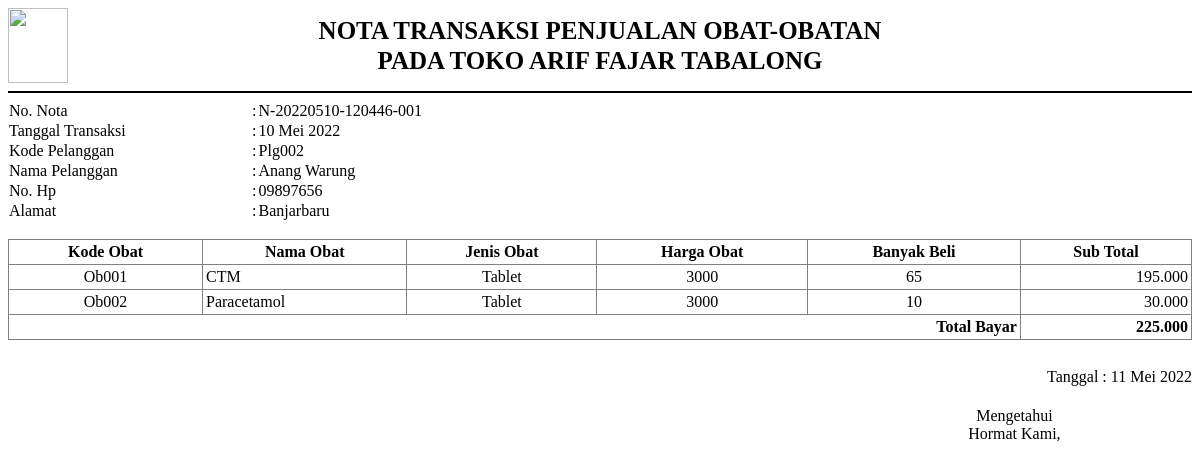
The page /admin/penjualan-obat/nota?id=N-20220510-120446-001 (signed in) on the database its author committed.
### tables this page shows
CREATE TABLE `transaksi_penjualan`  (
  `no_nota` varchar(50) NOT NULL,
  `tanggal_transaksi` date NULL DEFAULT NULL,
  `kode_pelanggan` varchar(20) NULL DEFAULT NULL,
  `nama_pelanggan` varchar(100) NULL DEFAULT NULL,
  `no_hp` varchar(15) NULL DEFAULT NULL,
  `alamat` text NULL,
  `total_bayar` int(11) NULL DEFAULT 0,
  PRIMARY KEY (`no_nota`) USING BTREE
);

CREATE TABLE `detail_transaksi_penjualan`  (
  `id_detail` int(11) NOT NULL AUTO_INCREMENT,
  `no_nota` varchar(50) NULL DEFAULT NULL,
  `kode_obat` varchar(20) NULL DEFAULT NULL,
  `nama_obat` varchar(100) NULL DEFAULT NULL,
  `harga_pembelian` int(11) NULL DEFAULT NULL,
  `harga_jual` int(11) NULL DEFAULT NULL,
  `jenis_obat` varchar(20) NULL DEFAULT NULL,
  `banyak_beli` int(11) NULL DEFAULT NULL,
  `sub_total` int(11) NULL DEFAULT NULL,
  PRIMARY KEY (`id_detail`) USING BTREE
);

### config/config.php (called while the page is built, shortened)
<?php
function base_url($url = null)
{
    $base_url = "http://localhost/toko-logistik-obat";
    if ($url != null) {
        return $base_url . "/" . $url;
    } else {
        return $base_url;
    }
}
function tgl_indo($tanggal)
{
    $bulan = array(
        1 =>   'Januari',
        'Februari',
        'Maret',
        'April',
        'Mei',
        'Juni',
        'Juli',
        'Agustus',
        'September',
        'Oktober',
        'November',
        'Desember'
    );
    $pecahkan = explode('-', $tanggal);
    return $pecahkan[2] . ' ' . $bulan[(int) $pecahkan[1]] . ' ' . $pecahkan[0];
}
function rupiah($nilai)
{
    return number_format($nilai, 0, ',', '.');
}

### admin/penjualan-obat/nota.php (the view, shortened to what this page needs)
<?php
require_once '../../config/config.php';
$no_nota = $_GET['id'];
$data    = $koneksi->query("SELECT * FROM transaksi_penjualan WHERE no_nota = '$no_nota'")->fetch_array();
$detail  = $koneksi->query("SELECT * FROM detail_transaksi_penjualan WHERE no_nota = '$no_nota'");
?>
<!DOCTYPE html>
<html lang="en">
<head>
</head>
<body>
    <div class="kop">
        <img src="<?= base_url('assets/img/drugstore-icon.png') ?>" width="60" height="75" alt="">
        NOTA TRANSAKSI PENJUALAN OBAT-OBATAN <br>
        PADA TOKO ARIF FAJAR TABALONG
        <img src="<?= base_url('assets/img/blank.jpg') ?>" width="60" height="75" alt="">
    </div>
    <hr size="2" color="black">
    <table border="0" width="100%">
        <tr>
            <td width="18%">No. Nota</td>
            <td align="right">:</td>
            <td><?= $data['no_nota'] ?></td>
        </tr>
        <tr>
            <td>Tanggal Transaksi</td>
            <td align="right">:</td>
            <td><?= tgl_indo($data['tanggal_transaksi']) ?></td>
        </tr>
        <tr>
            <td>Kode Pelanggan</td>
            <td align="right">:</td>
            <td><?= $data['kode_pelanggan'] ?></td>
        </tr>
        <tr>
            <td>Nama Pelanggan</td>
            <td align="right">:</td>
            <td><?= $data['nama_pelanggan'] ?></td>
        </tr>
        <tr>
            <td>No. Hp</td>
            <td align="right">:</td>
            <td><?= $data['no_hp'] ?></td>
        </tr>
        <tr>
            <td>Alamat</td>
            <td align="right">:</td>
            <td><?= $data['alamat'] ?></td>
        </tr>
    </table>
    <br>
    <table border="1" cellpadding="3">
        <thead>
            <tr>
                <th>Kode Obat</th>
                <th>Nama Obat</th>
                <th>Jenis Obat</th>
                <th>Harga Obat</th>
                <th>Banyak Beli</th>
                <th>Sub Total</th>
            </tr>
        </thead>
        <tbody>
            <?php
            foreach ($detail as $row) {
            ?>
                <tr align="center">
                    <td><?= $row['kode_obat']; ?></td>
                    <td align="left"><?= $row['nama_obat']; ?></td>
                    <td><?= $row['jenis_obat']; ?></td>
                    <td><?= $row['harga_jual']; ?></td>
                    <td><?= $row['banyak_beli']; ?></td>
                    <td align="right"><?= rupiah($row['harga_jual'] * $row['banyak_beli']); ?></td>
                </tr>
            <?php } ?>
        </tbody>
        <tfoot>
            <tr>
                <th colspan="5" align="right">Total Bayar</th>
                <th align="right"><?= rupiah($data['total_bayar']) ?></th>
            </tr>
        </tfoot>
    </table>
    <br>
    <div style="float: right; margin-bottom: 20px; margin-top: 10px;">
        Tanggal : <?= tgl_indo(date('Y-m-d')) ?>
    </div>
    <table border="0">
        <tr align="center">
            <td width="70%"></td>
            <td>
                Mengetahui <br>
                Hormat Kami, <br>
            </td>
        </tr>
    </table>
</body>
</html>

### admin/penjualan-obat/nota.php (style rules this page uses)
.kop { justify-content: space-between; font-size: 25px; font-weight: bold; line-height: 30px; text-align: center; position: relative; display: flex; flex-wrap: wrap; align-items: center; }
table { width: 100%; border-collapse: collapse; }
th { vertical-align: middle; }

### rows shown on the page
transaksi_penjualan: no_nota "N-20220510-120446-001", tanggal_transaksi "10 Mei 2022", kode_pelanggan "Plg002", nama_pelanggan "Anang Warung", no_hp "09897656", alamat "Banjarbaru", total_bayar "225.000"
detail_transaksi_penjualan: kode_obat "Ob001", nama_obat "CTM", jenis_obat "Tablet", harga_jual "3000", banyak_beli "65", rupiah($row['harga_jual'] * $row['banyak_beli']) "195.000"
detail_transaksi_penjualan: kode_obat "Ob002", nama_obat "Paracetamol", jenis_obat "Tablet", harga_jual "3000", banyak_beli "10", rupiah($row['harga_jual'] * $row['banyak_beli']) "30.000"
